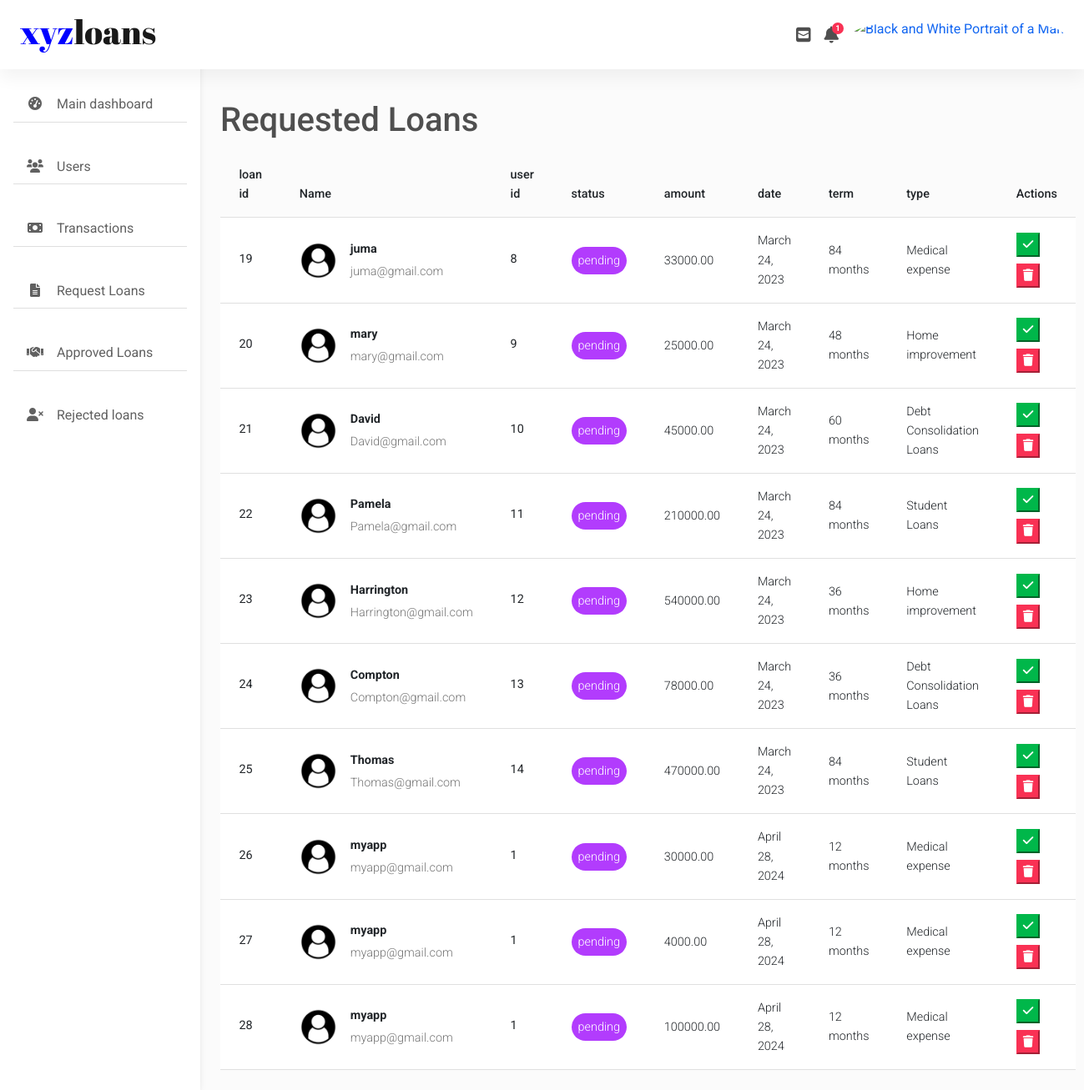
The app's page /manager/requested-loans (signed in) with its own data.
### loan_back/models.py (models this page shows, shortened)
class Loan(models.Model):
    borrower = models.ForeignKey(CustomUser, on_delete=models.CASCADE)
    loan_category=models.CharField(max_length=30, choices=LOAN_CATEGORY_CHOICES, default='Mortgage Loans')
    loan_amount = models.DecimalField(max_digits=10, decimal_places=2)
    interest_rate = models.DecimalField(max_digits=5, decimal_places=2)
    request_date =  models.DateField(auto_now_add=True)
    loan_term =  models.IntegerField(choices=TERM_CHOICES,default=12)
    status = models.CharField(max_length=10, choices=LOAN_STATUS_CHOICES, default='pending')
    class Meta:
        ordering = ('request_date', )

### accounts/models.py (models this page shows, shortened)
class CustomUser(AbstractBaseUser, PermissionsMixin):
    idnumber=models.PositiveIntegerField(unique=True)
    email=models.EmailField(gettext_lazy("email addres"), unique=True)
    username=models.CharField(max_length=200,unique=True)
    lastname=models.CharField(max_length=200,blank=True)
    phone=models.CharField(max_length=200,unique=True,blank=True)
    address=models.CharField(max_length=200,blank=True)
    created_at=models.DateField(default=timezone.now)
    is_staff=models.BooleanField(default=False)
    is_active=models.BooleanField(default=False)
    is_superuser=models.BooleanField(default=False)
    avatar=models.ImageField(upload_to="images",blank=True)
    objects=custom_account_manager()
    USERNAME_FIELD = 'email'
    REQUIRED_FIELDS = ['username','lastname',"idnumber"]

### loan_back/decoratos.py (the view)
    def wrapper_func(request,*args,**kwargs):
        if request.user.is_staff:
            return view_func(request,*args,**kwargs)
        return redirect("/")

### loan_back/decoratos.py (called while the page is built)
def staff_member_required(view_func):
    def wrapper_func(request,*args,**kwargs):
        if request.user.is_staff:
            return view_func(request,*args,**kwargs)
        return redirect("/")
    return wrapper_func

### loan_back/views.py (called while the page is built, shortened)
@staff_member_required
def RequestedLoan(request):
    loanrequest=Loan.objects.filter(status="pending")
    return render(request,"loan_back/request.html",{"loanrequest":loanrequest})

### loan_back/templates/loan_back/request.html (shortened to what this page needs)
{% load static %} {% include "loan_back/message.html" %}
<!DOCTYPE html>
<html lang="en">
  <head>
    <link
      rel="stylesheet"
      href="https://use.fontawesome.com/releases/v5.11.2/css/all.css"
    />
    <link rel="stylesheet" href="{% static '/css/mdb.min.css' %}" />
    <link
      rel="stylesheet"
      href="https://cdnjs.cloudflare.com/ajax/libs/font-awesome/6.0.0/css/all.min.css"
    />
    <link rel="stylesheet" href="{% static '/manager/css/mdb.min.css' %}" />
    <link rel="stylesheet" href="{% static '/manager/css/admin.css' %}" />
  </head>
  <body>
    <header>
      <nav
        id="sidebarMenu"
        class="collapse d-lg-block sidebar collapse bg-white"
      >
        <div class="position-sticky">
          <div class="list-group list-group-flush mx-3 mt-4">
            <a
              href="/manager/dashboard"
              class="list-group-item list-group-item-action py-2 ripple"
              aria-current="true"
            >
              <i class="fas fa-tachometer-alt fa-fw me-3"></i
              ><span>Main dashboard</span>
            </a>
            <a
              href="/manager/users"
              class="list-group-item list-group-item-action py-2 ripple"
              ><i class="fas fa-users fa-fw me-3"></i><span>Users</span></a
            >
            <a
              href="/manager/Transactions"
              class="list-group-item list-group-item-action py-2 ripple"
              ><i class="fas fa-money-bill fa-fw me-3"></i
              ><span>Transactions</span></a
            >
            <a
              href="/manager/requested-loans"
              class="list-group-item list-group-item-action py-2 ripple"
              ><i class="fas fa-file-alt fa-fw me-3"></i
              ><span>Request Loans</span></a
            >
            <a
              href="/manager/approved-loans"
              class="list-group-item list-group-item-action py-2 ripple"
              ><i class="fas fa-handshake fa-fw me-3"></i
              ><span>Approved Loans</span></a
            >
            <a
              href="/manager/rejected-loans"
              class="list-group-item list-group-item-action py-2 ripple"
              ><i class="fas fa-user-times fa-fw me-3"></i
              ><span>Rejected loans</span></a
            >
          </div>
        </div>
      </nav>
      <nav
        id="main-navbar"
        class="navbar navbar-expand-lg navbar-light bg-white fixed-top"
      >
        <div class="container-fluid">
          <a class="navbar-brand" href="/">
            <h1 class="h1"><span>xyz</span>loans</h1>
          </a>
          {% if user.is_authenticated %}
          <div class="d-flex align-items-center">
            <a class="text-reset me-3" href="#">
              <i class="fas fa-envelope-square fa-lg"></i>
            </a>
            <div class="dropdown">
              <a
                class="text-reset me-3 dropdown-toggle hidden-arrow"
                href="#"
                id="navbarDropdownMenuLink"
                role="button"
                data-mdb-toggle="dropdown"
                aria-expanded="false"
              >
                <i class="fas fa-bell fa-lg"></i>
                <span class="badge rounded-pill badge-notification bg-danger"
                  >1</span
                >
              </a>
            </div>
            <div class="dropdown">
              <a
                class="dropdown-toggle d-flex align-items-center hidden-arrow"
                href="#"
                id="navbarDropdownMenuAvatar"
                role="button"
                data-mdb-toggle="dropdown"
                aria-expanded="false"
              >
                <img
                  src="https://png.pngtree.com/png-vector/20190623/ourlarge/pngtree-accountavataruser--flat-color-icon--vector-icon-banner-templ-png-image_1491720.jpg"
                  class="rounded-circle"
                  height="40"
                  alt="Black and White Portrait of a Man"
                  loading="lazy"
                />
              </a>
            </div>
          </div>
          {% endif %}
        </div>
      </nav>
    </header>
    <main style="margin-top: 6em">
      <div class="container pt-4">
        <section class="mb-4">
          <h1>Requested Loans</h1>
          <table
            class="table align-middle mb-0 bg-white"
            style="margin-top: 1em"
          >
            <thead class="bg-light">
              <tr>
                <th>loan id</th>
                <th>Name</th>
                <th>user id</th>
                <th>status</th>
                <th>amount</th>
                <th>date</th>
                <th>term</th>
                <th>type</th>
                <th>Actions</th>
              </tr>
            </thead>
            <tbody>
              {% for loan in loanrequest %}
              <tr>
                <td>
                  <p class="fw-normal mb-1">{{loan.id}}</p>
                </td>
                <td>
                  <div class="d-flex align-items-center">
                    <img
                      src="{% static '/img/default.png' %}"
                      class="rounded-circle"
                      alt=""
                      style="width: 45px; height: 45px"
                    />
                    <div class="ms-3">
                      <p class="fw-bold mb-1">{{loan.borrower.username}}</p>
                      <p class="text-muted mb-0">{{loan.borrower}}</p>
                    </div>
                  </div>
                </td>
                <td>
                  <p class="fw-normal mb-1">{{loan.borrower.id}}</p>
                </td>
                <td>
                  <span class="btn-secondary rounded-pill d-inline p-2"
                    >{{loan.status}}</span
                  >
                </td>
                <td>{{loan.loan_amount}}</td>
                <td>{{loan.request_date}}</td>
                <td>{{loan.loan_term}} months</td>
                <td>{{loan.loan_category}}</td>
                <td>
                  <form method="POST" action="/manager/requested-loans">
                    <button type="submit" class="btn-success">
                      <i class="fas fa-check"></i>
                    </button>
                  </form>
                  <form
                    class="mt-2"
                    method="POST"
                    action="/manager/requested-loans"
                  >
                    <button type="submit" class="btn-danger">
                      <i class="fas fa-trash"></i>
                    </button>
                  </form>
                </td>
              </tr>
              {% endfor %}
            </tbody>
          </table>
        </section>
      </div>
    </main>
  </body>
</html>

### static/manager/css/admin.css (style rules this page uses)
body { background-color: #fbfbfb; }
@media (min-width: 991.98px) { main { padding-left: 240px; } }
.sidebar { position: fixed; top: 0; bottom: 0; left: 0; padding: 58px 0 0; box-shadow: 0 2px 5px 0 rgb(0 0 0 / 5%), 0 2px 10px 0 rgb(0 0 0 / 5%); width: 240px; z-index: 600; }

### loan_back/templates/loan_back/request.html (style rules this page uses)
.h1 { font-family: "Abril Fatface", cursive; }
.h1 span { color: blue; }
#sidebarMenu { padding-top: 5em; }
.ripple { margin-bottom: 2em; }

### records on screen
Loan: id "19", borrower.username "juma", borrower "juma@gmail.com", borrower.id "8", status "pending", loan_amount "33000.00", request_date "March 24, 2023", loan_term "84", loan_category "Medical expense"
Loan: id "20", borrower.username "mary", borrower "mary@gmail.com", borrower.id "9", status "pending", loan_amount "25000.00", request_date "March 24, 2023", loan_term "48", loan_category "Home improvement"
Loan: id "21", borrower.username "David", borrower "David@gmail.com", borrower.id "10", status "pending", loan_amount "45000.00", request_date "March 24, 2023", loan_term "60", loan_category "Debt Consolidation Loans"
Loan: id "22", borrower.username "Pamela", borrower "Pamela@gmail.com", borrower.id "11", status "pending", loan_amount "210000.00", request_date "March 24, 2023", loan_term "84", loan_category "Student Loans"
Loan: id "23", borrower.username "Harrington", borrower "Harrington@gmail.com", borrower.id "12", status "pending", loan_amount "540000.00", request_date "March 24, 2023", loan_term "36", loan_category "Home improvement"
Loan: id "24", borrower.username "Compton", borrower "Compton@gmail.com", borrower.id "13", status "pending", loan_amount "78000.00", request_date "March 24, 2023", loan_term "36", loan_category "Debt Consolidation Loans"
Loan: id "25", borrower.username "Thomas", borrower "Thomas@gmail.com", borrower.id "14", status "pending", loan_amount "470000.00", request_date "March 24, 2023", loan_term "84", loan_category "Student Loans"
Loan: id "26", borrower.username "myapp", borrower "myapp@gmail.com", borrower.id "1", status "pending", loan_amount "30000.00", request_date "April 28, 2024", loan_term "12", loan_category "Medical expense"
Loan: id "27", borrower.username "myapp", borrower "myapp@gmail.com", borrower.id "1", status "pending", loan_amount "4000.00", request_date "April 28, 2024", loan_term "12", loan_category "Medical expense"
Loan: id "28", borrower.username "myapp", borrower "myapp@gmail.com", borrower.id "1", status "pending", loan_amount "100000.00", request_date "April 28, 2024", loan_term "12", loan_category "Medical expense"
